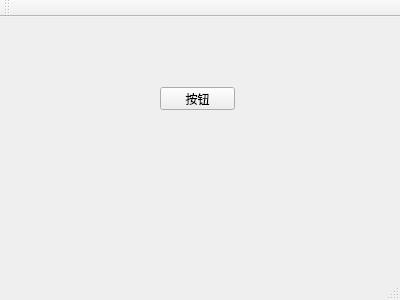
<?xml version="1.0" encoding="UTF-8"?>
<ui version="4.0">
 <class>MainWindow</class>
 <widget class="QMainWindow" name="MainWindow">
  <property name="geometry">
   <rect>
    <x>0</x>
    <y>0</y>
    <width>400</width>
    <height>300</height>
   </rect>
  </property>
  <property name="windowTitle">
   <string>MainWindow</string>
  </property>
  <widget class="QWidget" name="centralWidget">
   <widget class="QPushButton" name="pushButton">
    <property name="geometry">
     <rect>
      <x>160</x>
      <y>70</y>
      <width>75</width>
      <height>23</height>
     </rect>
    </property>
    <property name="text">
     <string>按钮</string>
    </property>
   </widget>
  </widget>
  <widget class="QMenuBar" name="menuBar">
   <property name="geometry">
    <rect>
     <x>0</x>
     <y>0</y>
     <width>400</width>
     <height>23</height>
    </rect>
   </property>
  </widget>
  <widget class="QToolBar" name="mainToolBar">
   <attribute name="toolBarArea">
    <enum>TopToolBarArea</enum>
   </attribute>
   <attribute name="toolBarBreak">
    <bool>false</bool>
   </attribute>
  </widget>
  <widget class="QStatusBar" name="statusBar"/>
 </widget>
 <layoutdefault spacing="6" margin="11"/>
 <resources/>
 <connections/>
</ui>
